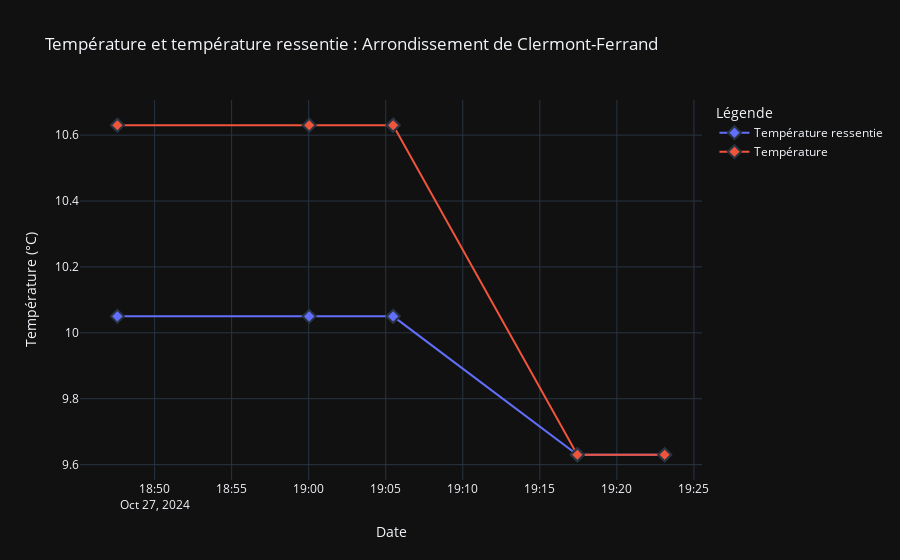

The notebook cell this image was saved under:
### Code cell
x = data['Date']
y1 = data['Temp']

y2 = data['Feels_like']

fig  = go.Figure()

markers_config = {
    'size': 10,
    'line': {'width': 2},
    'symbol': 'diamond'
}

fig.add_trace(go.Scatter(
    x=x, 
    y=y2, 
    mode='lines+markers', 
    marker=markers_config, 
    name='Température ressentie'
))

fig.add_trace(go.Scatter(
    x=x, 
    y=y1, 
    mode='lines+markers', 
    marker=markers_config, 
    name='Température'
))


fig.update_layout(
    title=f'Température et température ressentie : {data['City'][0]}',
    xaxis_title='Date',
    yaxis_title='Température (°C)',
    template='plotly_dark',
    legend_title='Légende'
)


fig.show()

### Figure 1 — Plotly figure (JSON) as saved in the notebook; plotly's stock layout.template omitted (floating-point values rounded to 4 significant figures)
{"data": [{"marker": {"line": {"width": 2}, "size": 10, "symbol": "diamond"}, "mode": "lines+markers", "name": "Température ressentie", "type": "scatter", "x": ["2024-10-27T18:47:35", "2024-10-27T19:00:02", "2024-10-27T19:05:29", "2024-10-27T19:05:29", "2024-10-27T19:17:26", "2024-10-27T19:23:06"], "y": [10.05, 10.05, 10.05, 10.05, 9.63, 9.63]}, {"marker": {"line": {"width": 2}, "size": 10, "symbol": "diamond"}, "mode": "lines+markers", "name": "Température", "type": "scatter", "x": ["2024-10-27T18:47:35", "2024-10-27T19:00:02", "2024-10-27T19:05:29", "2024-10-27T19:05:29", "2024-10-27T19:17:26", "2024-10-27T19:23:06"], "y": [10.63, 10.63, 10.63, 10.63, 9.63, 9.63]}], "layout": {"legend": {"title": {"text": "Légende"}}, "title": {"text": "Température et température ressentie : Arrondissement de Clermont-Ferrand"}, "xaxis": {"title": {"text": "Date"}}, "yaxis": {"title": {"text": "Température (°C)"}}}}
